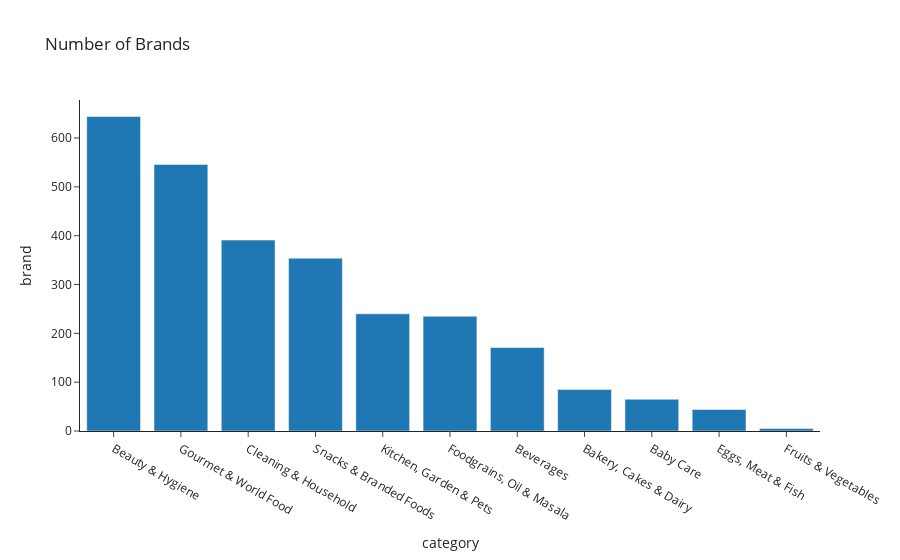

Here is the notebook cell this chart was saved with:
### Code cell
px.bar(brands_per_category, x='category', y='brand', template='simple_white', title='Number of Brands')

### Figure 1 — Plotly figure (JSON) as saved in the notebook; plotly's stock layout.template omitted (floating-point values rounded to 4 significant figures)
{"data": [{"alignmentgroup": "True", "hovertemplate": "category=%{x}<br>brand=%{y}<extra></extra>", "legendgroup": "", "marker": {"color": "#1F77B4", "pattern": {"shape": ""}}, "name": "", "offsetgroup": "", "orientation": "v", "showlegend": false, "textposition": "auto", "type": "bar", "x": ["Beauty & Hygiene", "Gourmet & World Food", "Cleaning & Household", "Snacks & Branded Foods", "Kitchen, Garden & Pets", "Foodgrains, Oil & Masala", "Beverages", "Bakery, Cakes & Dairy", "Baby Care", "Eggs, Meat & Fish", "Fruits & Vegetables"], "xaxis": "x", "y": [644, 546, 391, 354, 240, 235, 171, 85, 65, 44, 5], "yaxis": "y"}], "layout": {"barmode": "relative", "legend": {"tracegroupgap": 0}, "title": {"text": "Number of Brands"}, "xaxis": {"anchor": "y", "domain": [0, 1], "title": {"text": "category"}}, "yaxis": {"anchor": "x", "domain": [0, 1], "title": {"text": "brand"}}}}
